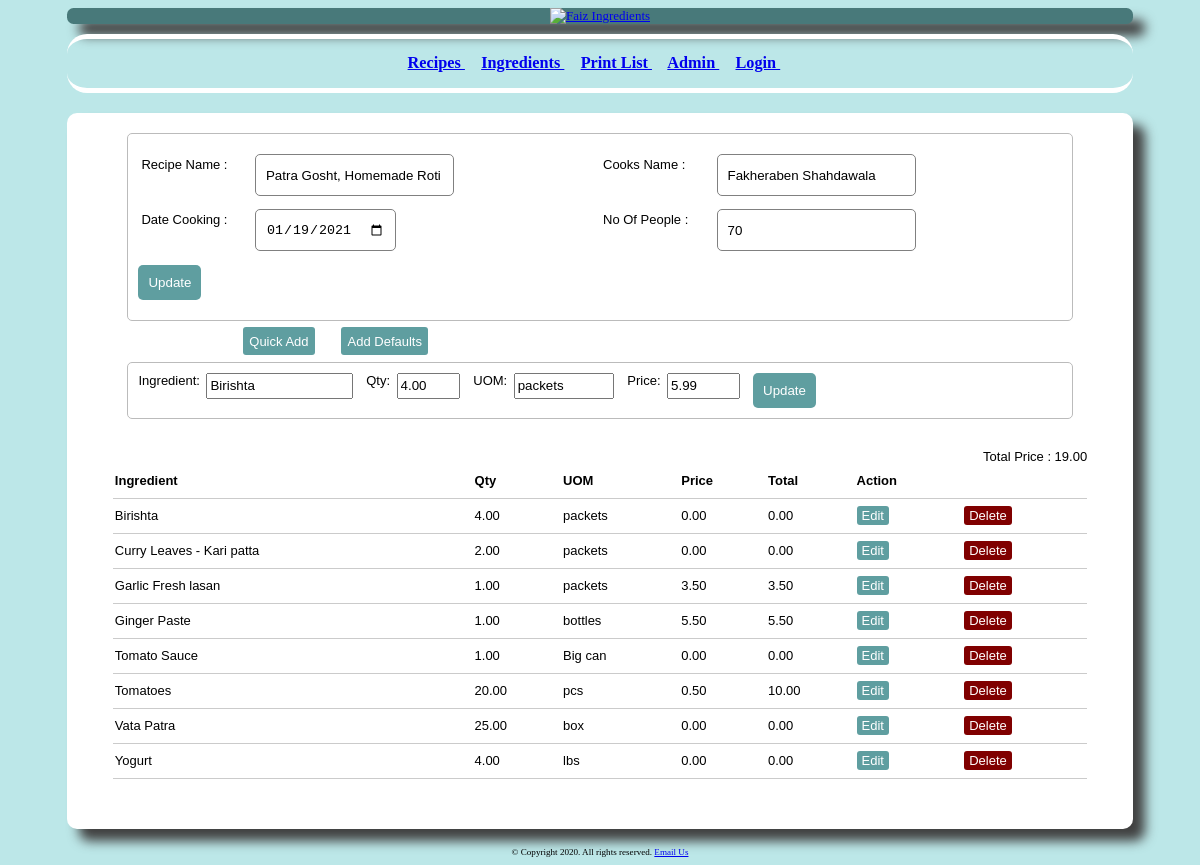
Screenshot of /recipe_master.php?ingEdit=22 &edit=41 with the database file from the repository.
### tables this page shows
CREATE TABLE `recipe_master` (
  `recipe_id` int(11) NOT NULL,
  `recipe_name` varchar(100) NOT NULL,
  `cook_name` varchar(30) NOT NULL,
  `date_cooked` date NOT NULL,
  `no_of_people` int(11) NOT NULL,
  `food_type` varchar(30) NOT NULL,
  `is_public` varchar(1) NOT NULL,
  `comments` varchar(300) NOT NULL,
  `time_added` datetime NOT NULL DEFAULT CURRENT_TIMESTAMP,
  `time_updated` datetime NOT NULL DEFAULT CURRENT_TIMESTAMP,
  `cook_id` int(11) NOT NULL
);

CREATE TABLE `recipe_detail` (
  `recipe_id` int(11) NOT NULL,
  `ingredient_id` int(11) NOT NULL,
  `qty` decimal(11,2) NOT NULL,
  `uom` varchar(30) NOT NULL,
  `price` float(10,2) NOT NULL,
  `det_comment` varchar(300) NOT NULL,
  `time_added` datetime NOT NULL DEFAULT CURRENT_TIMESTAMP,
  `time_updated` datetime NOT NULL DEFAULT CURRENT_TIMESTAMP,
  `det_id` int(11) NOT NULL
);

CREATE TABLE `ingredient_master` (
  `ingredient_id` int(11) NOT NULL,
  `ingredient_name` varchar(100) NOT NULL,
  `store_id` varchar(30) NOT NULL,
  `default_uom` varchar(30) NOT NULL,
  `default_price` float(10,2) NOT NULL,
  `ing_comment` varchar(300) NOT NULL,
  `isBulk` tinyint(4) NOT NULL,
  `added_by` varchar(100) NOT NULL,
  `time_added` datetime NOT NULL DEFAULT CURRENT_TIMESTAMP,
  `cat_id` varchar(3) NOT NULL
);

### recipe_master.php (the view, shortened to what this page needs)
<?php
	require ("header.php");
	include('./recipe.php');
	$detResults = "";
	$price=0;
	$totalprice=0;
	$recipeId =$_SESSION['recipeId'];
	if ( isset($_GET['edit']) ) {
		$recipeId = $_GET['edit'];
		$edit_state = true;
		$rec = mysqli_query($dbc, "SELECT recipe_name, no_of_people, recipe_id, cook_name, date_cooked, food_type, is_public, comments  from recipe_master where recipe_id =$recipeId");
		$record = mysqli_fetch_array($rec);
		$recipeName = $record['recipe_name'];
		$noOfPeople = $record['no_of_people'];
		$cookName   = $record['cook_name'];
		$dateCooked = $record['date_cooked'];
		$detResults = mysqli_query($dbc, "Select det_id, a.ingredient_id, ingredient_name, qty, uom, a.price, det_comment from recipe_detail a, ingredient_master b where a.ingredient_id = b.ingredient_id and  a.recipe_id = '$recipeId' order by ingredient_name ") or die ('Could not get Recipe details : ' . mysqli_connect_error());
		if(!empty($detResults)){
			$sumrec = mysqli_query($dbc, "SELECT sum( qty * a.price) totalprice from recipe_detail a, ingredient_master b  where  a.ingredient_id = b.ingredient_id and recipe_id = $recipeId ")  or die ('Could not get Ingredient details : ' . mysqli_connect_error()) ;
			$sumRecord = mysqli_fetch_array($sumrec);
			$totalprice = $sumRecord['totalprice'];
		}
	}
	if (isset($_GET['ingEdit'])) {
		$ingredientId = $_GET['ingEdit'];
		$rec = mysqli_query($dbc, "SELECT b.ingredient_name, a.qty , a.uom uom, price, det_id, b.default_uom, b.default_price default_price from recipe_detail a, ingredient_master b  where  a.ingredient_id = b.ingredient_id and recipe_id = $recipeId and a.ingredient_id = $ingredientId ")  or die ('Could not get Ingredient details : ' . mysqli_connect_error()) ;
		if(!empty($rec)) {
			$record = mysqli_fetch_array($rec);
			$ingName = $record['ingredient_name'];
			$qty = $record['qty'];
			$det_edit_state = true;
			if(!empty($record['uom'])){
				$uom = $record['uom'];
			}
			else {
				$uom = $record['default_uom'];
			}
			if($record['price'] == 0 ){
				$price = $record['default_price'];
			}
			else {
				$price = $record['price'];
			}
		}
	}
?>
<div>
	<form  method="POST" action="./recipe.php">
	<div class="input-group">
		<div class="col1">
			<label for recipeName > Recipe Name :</label>
			<input type="text" name="recipeName" value="<?php echo $recipeName; ?>">
		</div>
		<div class="col2">
			<label for cookName> Cooks Name :</label>
			<input type="text" name="cookName" value="<?php echo $cookName; ?>">
		</div>
		<div class="col1">
			<label for dateCooked>Date Cooking :</label>
			<input  type="date" name="dateCooked" value="<?php echo $dateCooked; ?>">
		</div>
		<div class="col2">
			<label for > No Of People :</label>
			<input  type="number" name="noOfPeople" value="<?php echo $noOfPeople; ?>">
		</div>
	</div>
	<div class="input-group">
		<?php if ($edit_state == false): ?>
			<button type="submit" name="save" class="btn">Save</button>
		<?php else: ?>
				<button type="submit" name="update" class="btn">Update</button>
		<?php endif ?>
	</div>
</form>
</div>
	<div class="buttonline">
			<ul>
				<li> <a  href="ing_list.php?addIng=<?php echo $recipeId; ?>">Quick Add </a> </li>
				<li> <a  href="ing_list.php?addIng=<?php echo $recipeId; ?>">Add Defaults </a></li>
			</ul>
	</div>
	<br>
	<div >
	<?php if (!empty($recipeId))  { ?>
		<form  class="editform" method="POST" action="./ingredients.php">
			<div >
				<label for ingName  >Ingredient:</label>
				<input type="text" style = "width:15%" name="ingName" value="<?php echo $ingName; ?>">
				<label for qty  >Qty:</label>
				<input  style = "width:6%"  type="number" name="qty"  step=".01" autofocus value="<?php echo $qty; ?>">
				<label for uom  >UOM:</label>
				<input style = "width:10%"  type="text" name="uom" value="<?php echo $uom; ?>">
				<label for price  >Price:</label>
				<input  style = "width:7%"  type="number" name="price"  step=".01"  value="<?php echo $price; ?>">
				<?php if ($det_edit_state == false): ?>
					<button type="submit" name="save" class="btn">Save</button>
				<?php else: ?>
						<button type="submit" name="update" class="btn">Update</button>
				<?php endif ?>
			</div>
		</form>
	</div>
		<table>
			<caption style="text-align: right;"> Total Price : <?php echo sprintf("%01.2f", $totalprice) ?></caption>
				<thead>
					<tr>
						<th>Ingredient</th>
						<th>Qty</th>
						<th>UOM</th>
						<th>Price</th>
						<th>Total</th>
						<th >Action</th>
						<th>  </th>
					</tr>
				</thead>
				<tbody>
					<?php if (!empty($detResults)) {
						$rowprice=0;       ?>
						<?php while ($row = mysqli_fetch_array($detResults)){
							$rowprice= $row['qty'] * $row['price'];
							$totalprice = $totalprice +  $rowprice; ?>
							<tr>
								<td><?php echo $row['ingredient_name']; ?> </td>
								<td><?php echo $row['qty']; ?></td>
								<td><?php echo $row['uom']; ?></td>
								<td><?php echo $row['price']; ?></td>
								<td><?php echo sprintf("%01.2f", $rowprice) ?></td>
								<td>
									<a class="edit_btn" href="recipe_master.php?ingEdit=<?php echo $row['ingredient_id']; ?> &edit=<?php echo $recipeId; ?>">Edit</a>
								</td>
								<td>
									<a class="del_btn" href="ingredients.php?del=<?php echo $row['det_id']; ?>">Delete</a>
								</td>
							</tr>
						<?php } ?>
					<?php } ?>
				</tbody>
		</table>
</div>
<?php  } ?>
<?php
	require ("footer.php");
?>

### style.css (style rules this page uses)
body { background-color: #bce7e8; }
table { width: 70%; margin: 30px auto; border-collapse: collapse; text-align: left; }
tr { border-bottom: 1px solid #cbcbcb; }
th, td { border: none; height: 30px; padding: 2px; }
form { width: 65%; margin-left: auto; margin-right: auto; text-align: left; padding: 10px; border: 1px solid #bbbbbb; border-radius: 5px; }
.buttonline { width: 80%; margin-left: auto; margin-right: auto; margin-top: 0; margin-bottom: 2em ; }
.buttonline li { float: left; margin-left: 1em; margin-right: 1em; height: 1em; }
.buttonline a { text-decoration: none; padding: 0.5em; background: #5F9EA0; color: white; border-radius: 3px; height: 5em; }
.col1 { clear: both; }
.col2 { float: right; }
ul { list-style-type: none; }
input, select { display: block; margin-bottom: 1em; }
label { display: block; }
.editform label { display: block; width=20% }
.editform input { display: block; }
.input-group { margin: 10px 0px 10px 0px; }
.input-group label { display: block; text-align: left; margin: 3px; }
.input-group input, .input-group select { height: 30px; padding: 5px 10px; border-radius: 5px; border: 1px solid gray; }
.btn { text-decoration: none; padding: 10px; color: white; background: #5F9EA0; border: none; border-radius: 5px; }
.edit_btn { text-decoration: none; padding: 2px 5px; background: #5F9EA0; color: white; border-radius: 3px; }
.del_btn { text-decoration: none; padding: 2px 5px; color: white; border-radius: 3px; background: #800000; }
.col1 { width:100%; display: block; }
.col2 { width:100%; display: block; }
@media only screen and (min-width: 468px) { label { float: left; padding-right: 0.5em; text-align: right; width: 8em ; } }
@media only screen and (min-width: 468px) { table { width: 90%; } }
@media only screen and (min-width: 468px) { .editform label { display: block; } }
@media only screen and (min-width: 468px) { .editform input { display: block; } }
@media only screen and (min-width: 700px) { body { font-size: 13px; } }
@media only screen and (min-width: 700px) { table { width: 95%; } }
@media only screen and (min-width: 700px) { form { width: 90%; } }
@media only screen and (min-width: 700px) { ul { margin-left: auto; margin-right: auto; } }
@media only screen and (min-width: 700px) { .col1 { width:50%; float: left; } }
@media only screen and (min-width: 700px) { .col2 { width:50%; float: right; } }
@media only screen and (min-width: 700px) { .editform input { float: left; margin-left: 0 ; margin-right: 1em; margin-top: 0; margin-bottom: 0; height: 1.5em; } }
@media only screen and (min-width: 700px) { .editform label { padding-left: 0; padding-right: 0.5em; float: left; width : max-content; align-items: center; } }

### rows the page displays
recipe_master: recipeName "Patra Gosht, Homemade Roti", cookName "Fakheraben Shahdawala", dateCooked "01/19/2021", noOfPeople "70"
recipe_detail: ingName "Birishta", qty "4.00", uom "packets", price "5.99", ingredient.ingredient_name "Birishta", price "0.00"
recipe_detail: ingredient.ingredient_name "Curry Leaves - Kari patta", qty "2.00", uom "packets", price "0.00"
recipe_detail: ingredient.ingredient_name "Garlic Fresh lasan", qty "1.00", uom "packets", price "3.50"
recipe_detail: ingredient.ingredient_name "Ginger Paste", qty "1.00", uom "bottles", price "5.50"
recipe_detail: ingredient.ingredient_name "Tomato Sauce", qty "1.00", uom "Big can", price "0.00"
recipe_detail: ingredient.ingredient_name "Tomatoes", qty "20.00", uom "pcs", price "0.50", rowprice "10.00"
recipe_detail: ingredient.ingredient_name "Vata Patra", qty "25.00", uom "box", price "0.00"
recipe_detail: ingredient.ingredient_name "Yogurt", qty "4.00", uom "lbs", price "0.00"

### other values shown
$totalprice "19.00"
